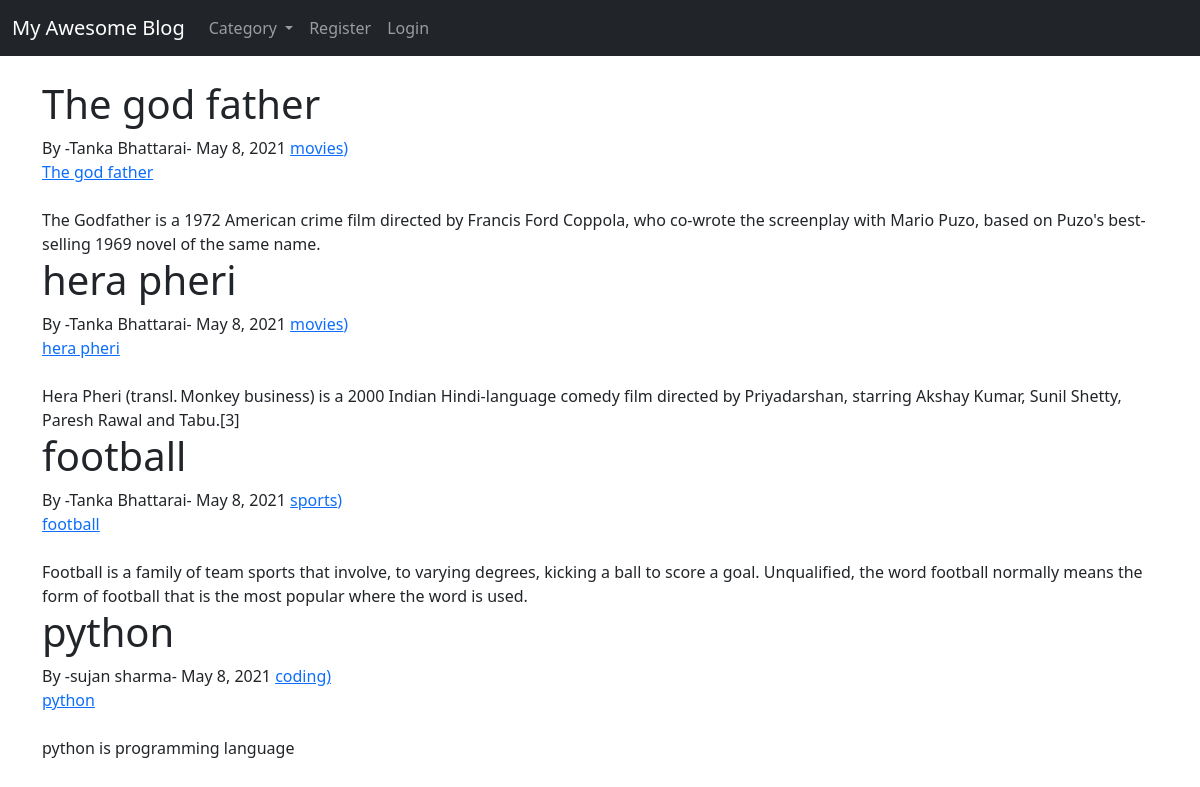
The page /home on the database its author committed.
### theblog/models.py (models this page shows, shortened)
class Post(models.Model):
    title = models.CharField(max_length=250)
    image_header = models.ImageField(null=True,blank=True,upload_to="images/")
    title_tag = models.CharField(max_length=250)
    category = models.CharField(max_length=250)
    snippets = models.CharField(max_length=250)
    author = models.ForeignKey(User, on_delete=models.CASCADE)
    body = RichTextField(blank='True',null='True')
    post_data = models.DateField(auto_now_add=True)

### theblog/views.py (the view)
# urls.py: 2. Add a URL to urlpatterns:  path('', Home.as_view(), name='home')
class Home(ListView):
    model = Post
    template_name = 'home.html'
    def get_context_data(self, *args, **kwargs):
        cat_manu = Category.objects.all()
        context = super(Home, self).get_context_data(*args, **kwargs)
        context["cat_manu"] = cat_manu
        return context

### theblog/models.py (called while the page is built)
    def __str__(self):
        return self.name

### theblog/templates/home.html (shortened to what this page needs)
{% extends 'base.html' %}
{% block content %}
<div>
    {% for post in object_list %}
    <h1>{{post.title}}</h1>By -{{post.author.first_name}} {{post.author.last_name}}-
    {{post.post_data}} <a href="{% url 'category' post.category %}">{{post.category}})</a>
    <br />
    <a href="{% url 'article_detail' post.pk %}">{{post.title}}</a>
    <br /><br>
    {{post.snippets}}
    <br />
    {% endfor %}
    {% endblock %}

### rows shown on the page
Post: title "The god father", author.first_name "Tanka", author.last_name "Bhattarai", post_data "May 8, 2021", category "movies", snippets "The Godfather is a 1972 American crime film directed by Francis Ford Coppola, who co-wrote the screenplay with Mario Puzo, based on Puzo's best-selling 1969 novel of the same name."
Post: title "hera pheri", author.first_name "Tanka", author.last_name "Bhattarai", post_data "May 8, 2021", category "movies", snippets "Hera Pheri (transl. Monkey business) is a 2000 Indian Hindi-language comedy film directed by Priyadarshan, starring Akshay Kumar, Sunil Shetty, Paresh Rawal and Tabu.[3]"
Post: title "football", author.first_name "Tanka", author.last_name "Bhattarai", post_data "May 8, 2021", category "sports", snippets "Football is a family of team sports that involve, to varying degrees, kicking a ball to score a goal. Unqualified, the word football normally means the form of football that is the most popular where the word is used."
Post: title "python", author.first_name "sujan", author.last_name "sharma", post_data "May 8, 2021", category "coding", snippets "python is programming language"
